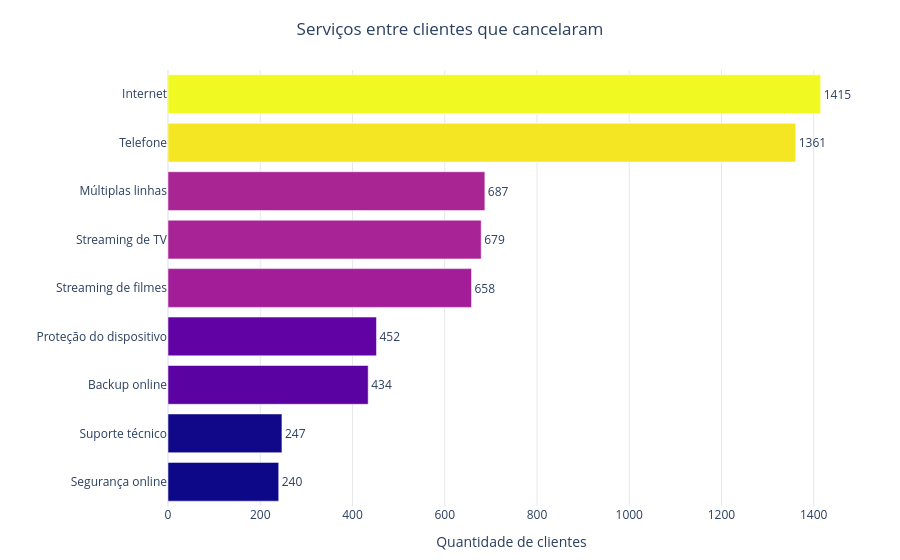

Notebook source saved alongside this figure:
### Code cell
servicos = [
    "ServicoTelefonico",
    "MultiplasLinhas",
    "ServicoInternet",
    "SegurancaOnline",
    "BackupOnline",
    "ProtecaoDispositivo",
    "SuporteTecnico",
    "StreamingTV",
    "StreamingFilmes",
]

nomes = {
    "ServicoTelefonico": "Telefone",
    "MultiplasLinhas": "Múltiplas linhas",
    "ServicoInternet": "Internet",
    "SegurancaOnline": "Segurança online",
    "BackupOnline": "Backup online",
    "ProtecaoDispositivo": "Proteção do dispositivo",
    "SuporteTecnico": "Suporte técnico",
    "StreamingTV": "Streaming de TV",
    "StreamingFilmes": "Streaming de filmes",
}

cancelou = (
    df_gold["Cancelamento"]
    .astype("string")
    .str.strip()
    .str.casefold()
    .isin(["sim", "yes", "true", "1"])
)
cancelados = df_gold.loc[cancelou]

positivos = {"sim", "yes", "true", "1"}
valores_sem_internet = {
    "não", "nao", "no", "false", "0",
    "no internet service", ""
}

contagem = {}

for coluna in servicos:
    valores = (
        cancelados[coluna]
        .astype("string")
        .str.strip()
        .str.casefold()
    )

    if coluna == "ServicoInternet":
        tinha_servico = valores.notna() & ~valores.isin(valores_sem_internet)
    else:
        tinha_servico = valores.isin(positivos)

    contagem[nomes[coluna]] = int(tinha_servico.sum())

dados_grafico = (
    pd.Series(contagem, name="Clientes")
    .rename_axis("Serviço")
    .reset_index()
    .sort_values("Clientes", ascending=True)
)

total_cancelados = len(cancelados)
dados_grafico["Percentual"] = (
    dados_grafico["Clientes"] / total_cancelados * 100
    if total_cancelados > 0
    else 0
)

fig = px.bar(
    dados_grafico,
    x="Clientes",
    y="Serviço",
    orientation="h",
    color="Clientes",
    text="Clientes",
    custom_data=["Percentual"],
    color_continuous_scale="Plasma",
    title="Serviços entre clientes que cancelaram",
    labels={
        "Clientes": "Quantidade de clientes",
        "Serviço": "",
    },
    template="plotly_white",
)

fig.update_traces(
    textposition="outside",
    hovertemplate=(
        "<b>%{y}</b><br>"
        "Clientes: %{x}<br>"
        "Percentual dos cancelados: %{customdata[0]:.1f}%"
        "<extra></extra>"
    ),
)

fig.update_layout(
    title_x=0.5,
    coloraxis_showscale=False,
    xaxis=dict(showgrid=True, gridcolor="#E5E7EB"),
    yaxis=dict(showgrid=False),
    margin=dict(l=30, r=45, t=70, b=40),
)

fig.show()

### Figure 1 — Plotly figure (JSON) as saved in the notebook; plotly's stock layout.template omitted (floating-point values rounded to 4 significant figures)
{"data": [{"customdata": [[15.96], [16.42], [28.86], [30.05], [43.75], [45.15], [45.68], [90.49], [94.08]], "hovertemplate": "<b>%{y}</b><br>Clientes: %{x}<br>Percentual dos cancelados: %{customdata[0]:.1f}%<extra></extra>", "legendgroup": "", "marker": {"color": [240, 247, 434, 452, 658, 679, 687, 1361, 1415], "coloraxis": "coloraxis", "pattern": {"shape": ""}}, "name": "", "orientation": "h", "showlegend": false, "text": [240.0, 247.0, 434.0, 452.0, 658.0, 679.0, 687.0, 1361.0, 1415.0], "textposition": "outside", "type": "bar", "x": [240, 247, 434, 452, 658, 679, 687, 1361, 1415], "xaxis": "x", "y": ["Segurança online", "Suporte técnico", "Backup online", "Proteção do dispositivo", "Streaming de filmes", "Streaming de TV", "Múltiplas linhas", "Telefone", "Internet"], "yaxis": "y"}], "layout": {"barmode": "relative", "coloraxis": {"autocolorscale": false, "colorbar": {"title": {"text": "Quantidade de clientes"}}, "colorscale": [[0, "#0d0887"], [0.1111, "#46039f"], [0.2222, "#7201a8"], [0.3333, "#9c179e"], [0.4444, "#bd3786"], [0.5556, "#d8576b"], [0.6667, "#ed7953"], [0.7778, "#fb9f3a"], [0.8889, "#fdca26"], [1, "#f0f921"]], "showscale": false}, "legend": {"tracegroupgap": 0}, "margin": {"b": 40, "l": 30, "r": 45, "t": 70}, "title": {"text": "Serviços entre clientes que cancelaram", "x": 0.5}, "xaxis": {"anchor": "y", "domain": [0, 1], "gridcolor": "#E5E7EB", "showgrid": true, "title": {"text": "Quantidade de clientes"}}, "yaxis": {"anchor": "x", "domain": [0, 1], "showgrid": false, "title": {"text": ""}}}}
